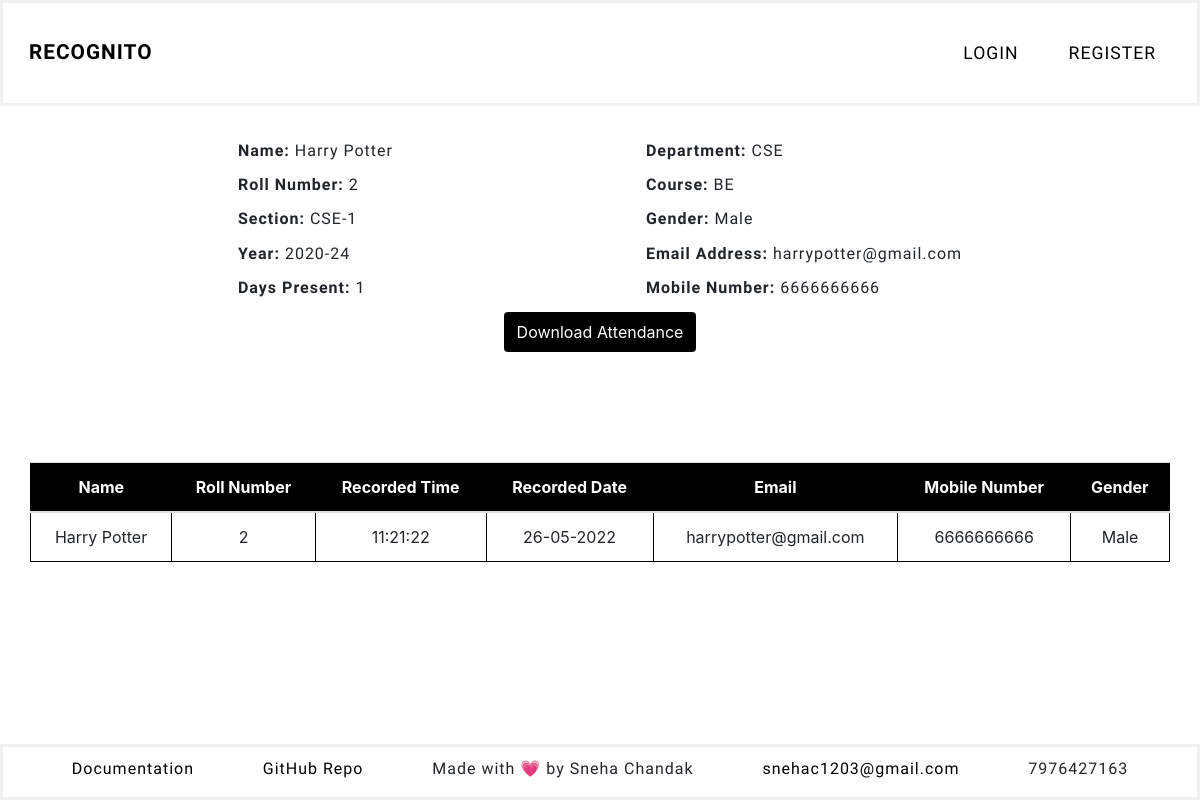
/display_by_roll?roll_no=2, run on an earlier commit of the app's database.
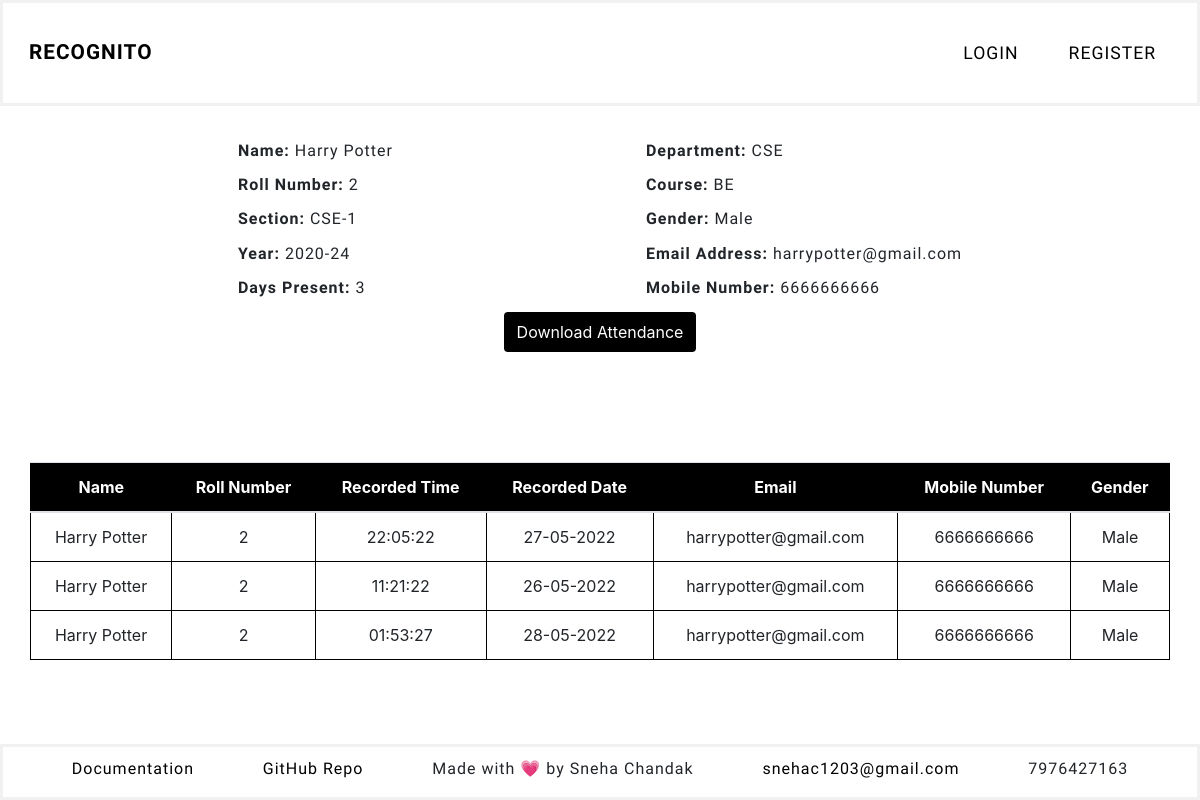
And on a later commit of the database.
### faceapp/models.py (models this page shows, shortened)
class Student(db.Model):
    id = db.Column(db.Integer(), primary_key=True)
    days_present = db.Column(db.Integer(), nullable=True, default=0)
    dept = db.Column(db.String(length=10), nullable=False)
    course = db.Column(db.String(length=10), nullable=False)
    year = db.Column(db.String(length=20), nullable=False)
    name = db.Column(db.String(length=30), nullable=False)
    section = db.Column(db.String(length=10), nullable=False)
    roll_no = db.Column(db.Integer(), unique=True, nullable=False)
    gender = db.Column(db.String(length=20), nullable=False)
    mobile_no = db.Column(db.String(length=10), nullable=False)
    email = db.Column(db.String(length=20), unique=True, nullable=False)
    teacher = db.Column(db.String(length=20), nullable=False)
    photo_sample = db.Column(db.String(), nullable=True, default='NONE')
    attendance = db.relationship('Attendance', backref='attendance', lazy=True)

class Attendance(db.Model):
    id = db.Column(db.Integer(), primary_key=True)
    name = db.Column(db.String(), nullable=False)
    roll_no = db.Column(db.Integer(), nullable=False)
    time = db.Column(db.String(), nullable=False)
    date = db.Column(db.String(), nullable=False)
    student = db.Column(db.Integer(), db.ForeignKey('student.id'))

### faceapp/routes.py (the view, shortened to what this page needs)
@app.route('/display_by_roll', methods=['GET', 'POST'])
def display_by_roll():
    form = StudentAttendanceCSVForm()
    roll_to_display = request.args.get('roll_no')
    result = Student.query.filter_by(roll_no=roll_to_display).first()
    name=result.name
    dept=result.dept
    section=result.section
    year=result.year
    course=result.course
    gender=result.gender
    email=result.email
    mobile_no=result.mobile_no
    days_present=result.days_present
    student = db.session.query(Student.name, Student.roll_no, Attendance.time, Attendance.date, Student.email, Student.mobile_no, Student.gender, Student.dept, Student.course, Student.section, Student.year, Student.teacher).join(Attendance, Student.roll_no == Attendance.roll_no).filter(Attendance.roll_no==roll_to_display, Student.roll_no==roll_to_display).all()
    return render_template('display_by_roll.html', student=student, form=form, name=name, roll_no=roll_to_display, dept=dept, section=section, year=year, course=course, gender=gender, email=email, mobile_no=mobile_no, days_present=days_present)

### faceapp/forms.py
class StudentAttendanceCSVForm(FlaskForm):
    submit = SubmitField(label='Download Attendance')

### faceapp/templates/display_by_roll.html (shortened to what this page needs)
{% extends 'base.html' %}
{% block content %}
<section class="student-details">
    <div>
        <h4><b>Name: </b>{{ name }}</h4>
        <h4><b>Roll Number: </b>{{ roll_no }}</h4>
        <h4><b>Section: </b>{{ section }}</h4>
        <h4><b>Year: </b>{{ year }}</h4>
        <h4><b>Days Present: </b>{{ days_present }}</h4>
    </div>
    <div>
        <h4><b>Department: </b>{{ dept }}</h4>
        <h4><b>Course: </b>{{ course }}</h4>
        <h4><b>Gender: </b>{{ gender }}</h4>
        <h4><b>Email Address: </b>{{ email }}</h4>
        <h4><b>Mobile Number: </b>{{ mobile_no }}</h4>
    </div>
</section>
<form method='POST' class="'form-signin text-center" novalidate>
    {{ form.submit(class="btn") }}
</form>
    <div class="text-center">
        <table class="table" >
            <thead>
                <tr>
                    <th scope="col">Name</th>
                    <th scope="col">Roll Number</th>
                    <th scope="col">Recorded Time</th>
                    <th scope="col">Recorded Date</th>
                    <th scope="col">Email</th>
                    <th scope="col">Mobile Number</th>
                    <th scope="col">Gender</th>
                </tr>
            </thead>
            <tbody>
                    {% for record in student %}
                    <tr class="table-row-hover">
                        <td>{{ record.name }}</td>
                        <td>{{ record.roll_no }}</td>
                        <td>{{ record.time }}</td>
                        <td>{{ record.date }}</td>
                        <td>{{ record.email }}</td>
                        <td>{{ record.mobile_no }}</td>
                        <td>{{ record.gender }}</td>
                    </tr>
                    {% endfor %}
            </tbody>
        </table>
    </div>
{% endblock%}

### faceapp/templates/base.html (shortened to what this page needs)
<!doctype html>
<html lang="en">
  <head>
    <link rel="stylesheet" href="https://cdn.jsdelivr.net/npm/bootstrap@4.5.3/dist/css/bootstrap.min.css">
    <link rel="stylesheet" href="{{ url_for ('static', filename='css/styles.css') }}">
  </head>
  <body>
    <div class="nav-wrapper">
    <nav class="navbar">
      <a href="{{ url_for ('home') }}" class="recognito-title">RECOGNITO</a>
        {% if current_user.is_authenticated %}
          <ul class="nav">
            <li class="nav-item">
                <a href="{{ url_for ('profile') }}">Profile</a>
            </li>
            <li class="nav-item">
              <a  href="{{ url_for ('register_student') }}">Register Student</a>
            </li>
            <li class="nav-item">
              <a  href="{{ url_for ('take_attendance') }}">Take Attendance</a>
            </li>
            <li class="nav-item">
                <a href="{{ url_for ('student_details') }}">Student Details</a>
            </li>
            <li class="nav-item">
                <a href="{{ url_for ('attendance_details') }}">Attendance Details</a>
            </li>
            <li class="nav-item">
                <a href="{{ url_for('logout') }}" >Logout</a>
            </li>
          </ul>
      {% else %}
        <ul class="nav">
          <li class="nav-item">
              <a href="{{ url_for('login') }}" >Login</a>
          </li>
          <li class="nav-item">
              <a href="{{ url_for ('register') }}" >Register</a>
          </li>
        </ul>
      {% endif %}
    </nav>
  </div>
    {% block content %}
    {% endblock %}
    <footer class="footer text-center">
      <div>
        <a href="{{ url_for ('documentation') }}" target="__blank">Documentation</a>
        <a href="https://github.com/Sneha1203/RECOGNITO" target="__blank">GitHub Repo</a>
        <p>Made with &#128151; by Sneha Chandak</p>
        <a href="mailto: snehac1203@gmail.com">snehac1203@gmail.com</a>
        <p>7976427163</p>
      </div>
    </footer>
  </body>
</html>

### faceapp/static/css/styles.css (style rules this page uses)
body { min-height: 100vh; display: flex; flex-direction: column; }
.nav-wrapper { position: sticky; top: 0; background-color: #fff; border: 3px solid #f1f1f1 }
.navbar { display: flex; justify-content: space-between; align-items: center; height: 100px; }
.navbar ul { list-style: none; display: flex; justify-content: space-around; justify-self: end; margin: 0; padding: 0; }
.navbar a { color: #000; font-size: 1.3rem; font-weight: 700; text-decoration: none; transition: color 0.3s ease-out; padding: 10px 15px; text-transform: uppercase; display: block; margin: 10px; padding: 0; font-family: 'Raleway', sans-serif; font-weight: 700; letter-spacing: 1px; }
.nav-item a { color: #000; font-size: 1.1rem; text-decoration: none; transition: color 0.3s ease-out; padding: 10px 15px; text-transform: uppercase; text-align: center; display: block; font-weight: 400; font-family: 'Raleway', sans-serif; }
.btn { background-color: #000; color: white; height: 40px; margin-bottom: 50px; }
.table { border: 1px solid black; border-collapse: collapse; width: 95%; margin: 60px auto; }
.table tr { border: 1px solid black; border-top: 1px solid black }
.table td { border: 1px solid black; }
thead { background-color: black; color: white; }
footer { border: 3px solid #f1f1f1; margin-top: auto; padding-top: 10px; }
.footer div { display: flex; flex-direction: row; justify-content: space-evenly; font-family: 'Raleway', sans-serif; font-weight: 400; letter-spacing: 1px; }
.footer a { color: black; }
.student-details { padding-top: 20px; display: flex; flex-direction: row; justify-content: space-evenly; }
.student-details h4 { margin: 15px; font-family: 'Raleway', sans-serif; font-weight: 400; letter-spacing: 1px; font-size: medium; }

What changed in the data, as far as the page shows it:
added Attendance: name "Harry Potter", roll_no "2", time "22:05:22", date "27-05-2022", email "harrypotter@gmail.com", mobile_no "6666666666", gender "Male"
added Attendance: name "Harry Potter", roll_no "2", time "01:53:27", date "28-05-2022", email "harrypotter@gmail.com", mobile_no "6666666666", gender "Male"
Also different on the page:
{{ days_present }}: "1" → "3"
